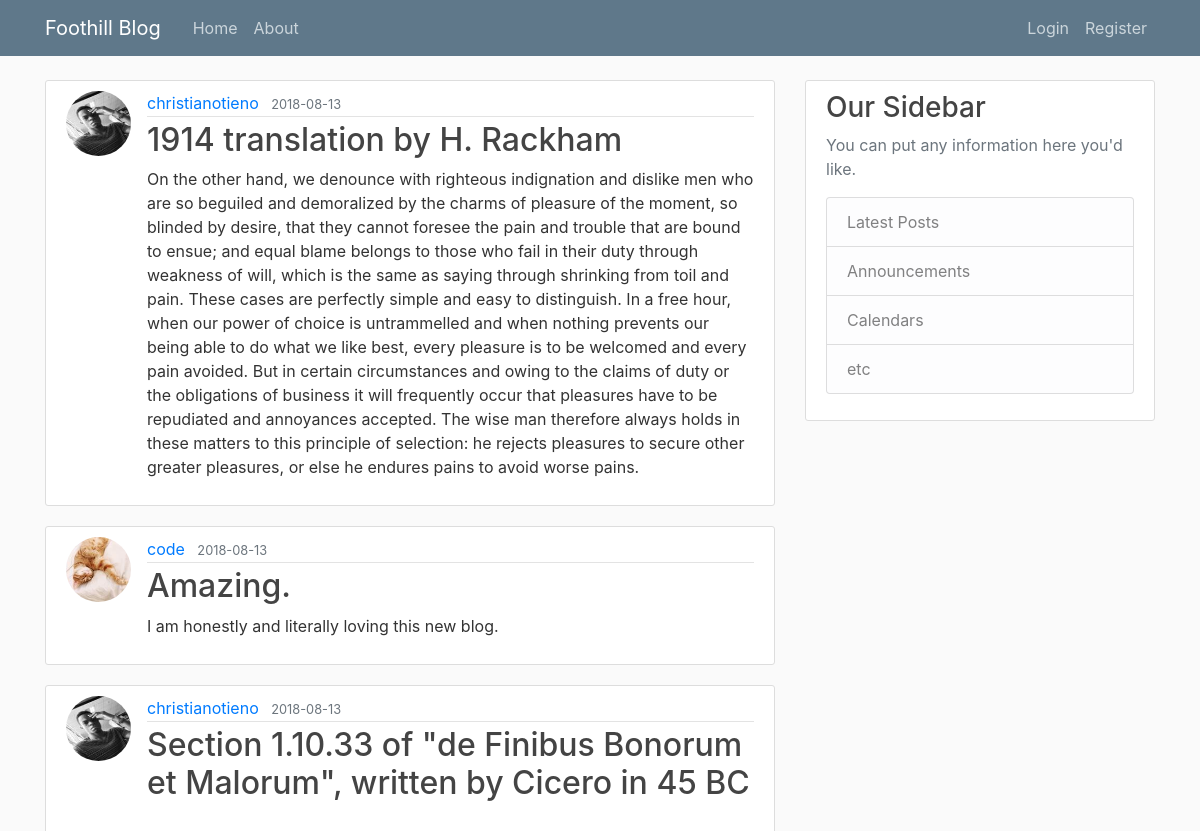
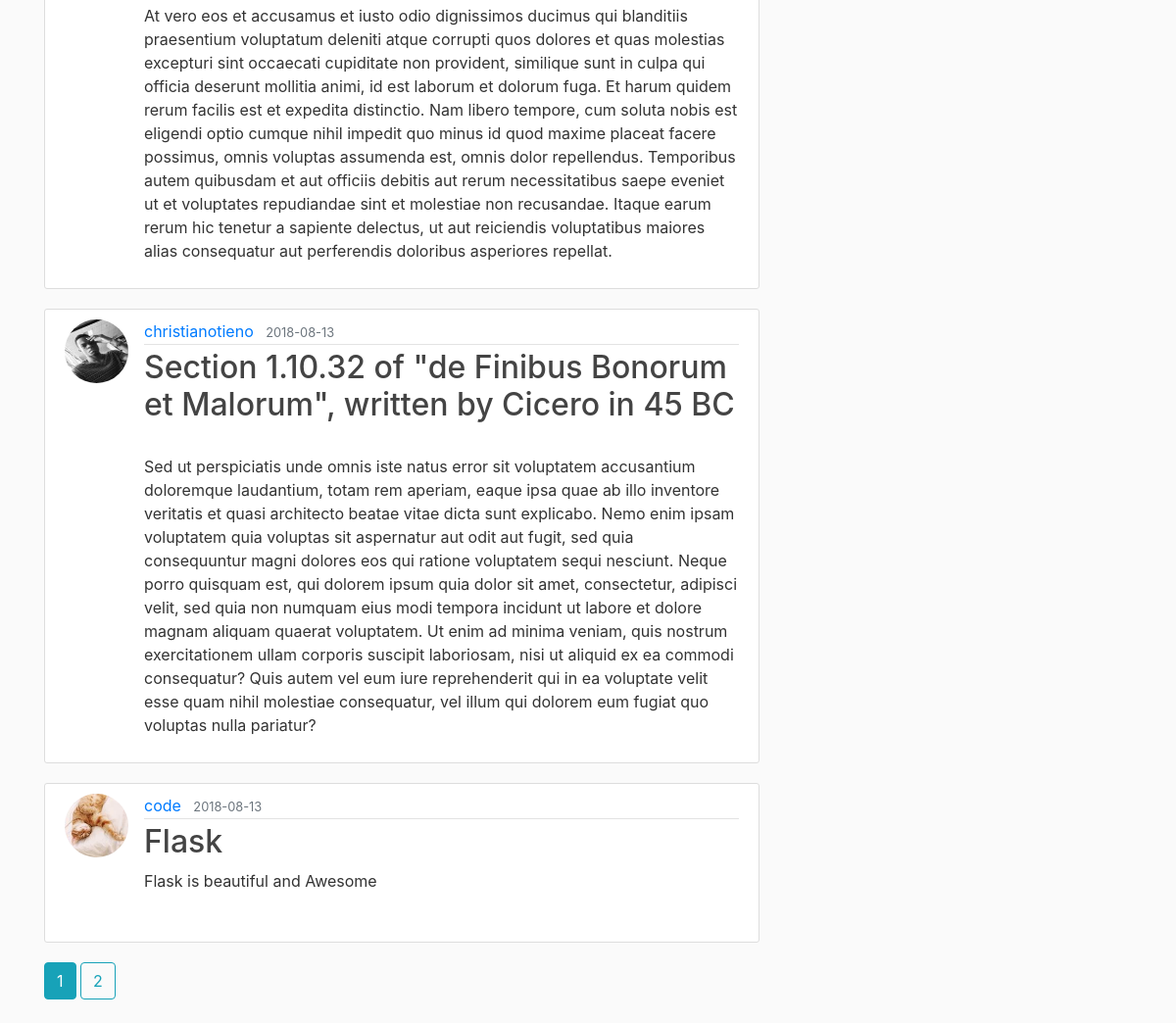
Page /home on the earlier database version (2 pictures, top to bottom).
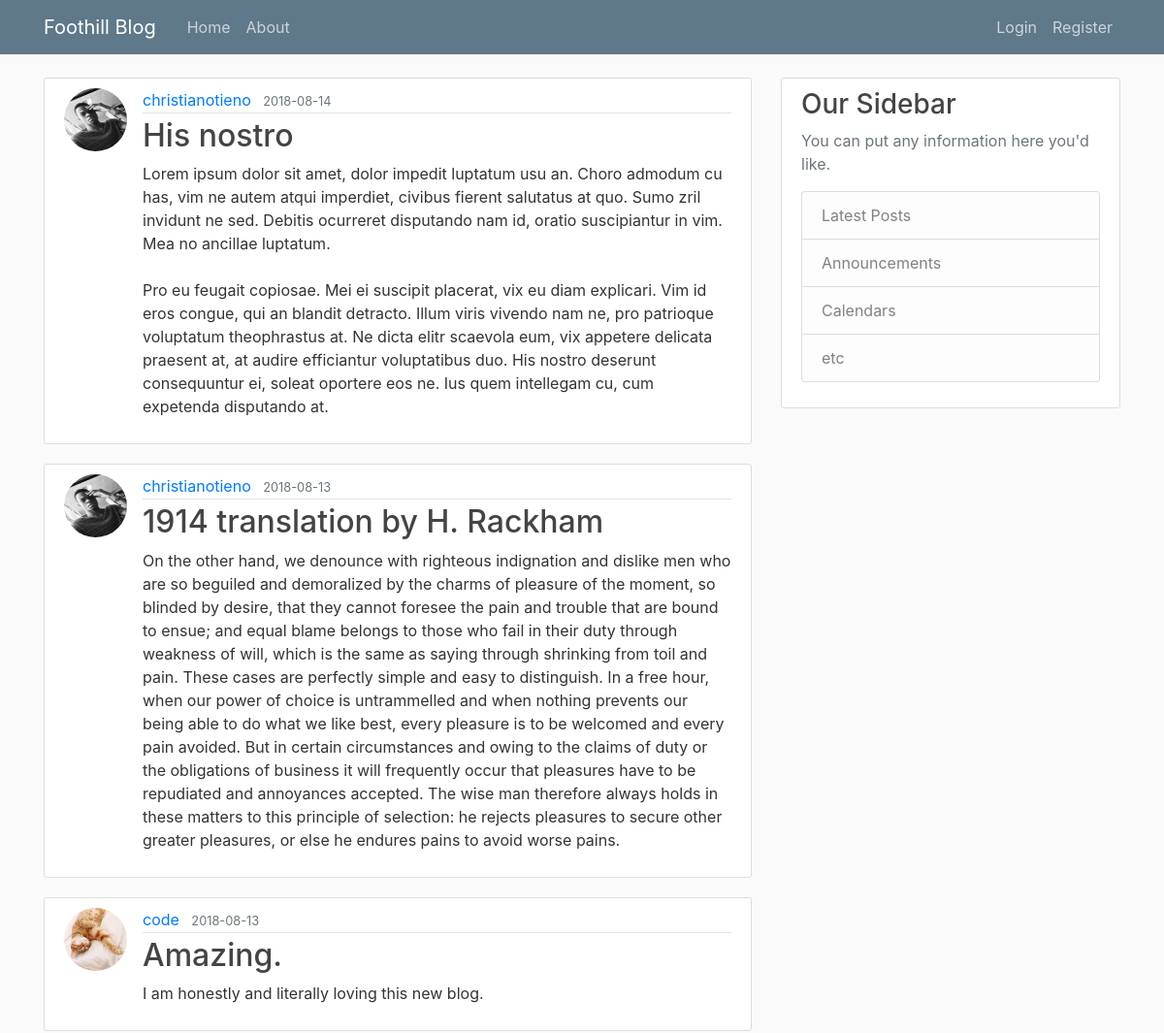
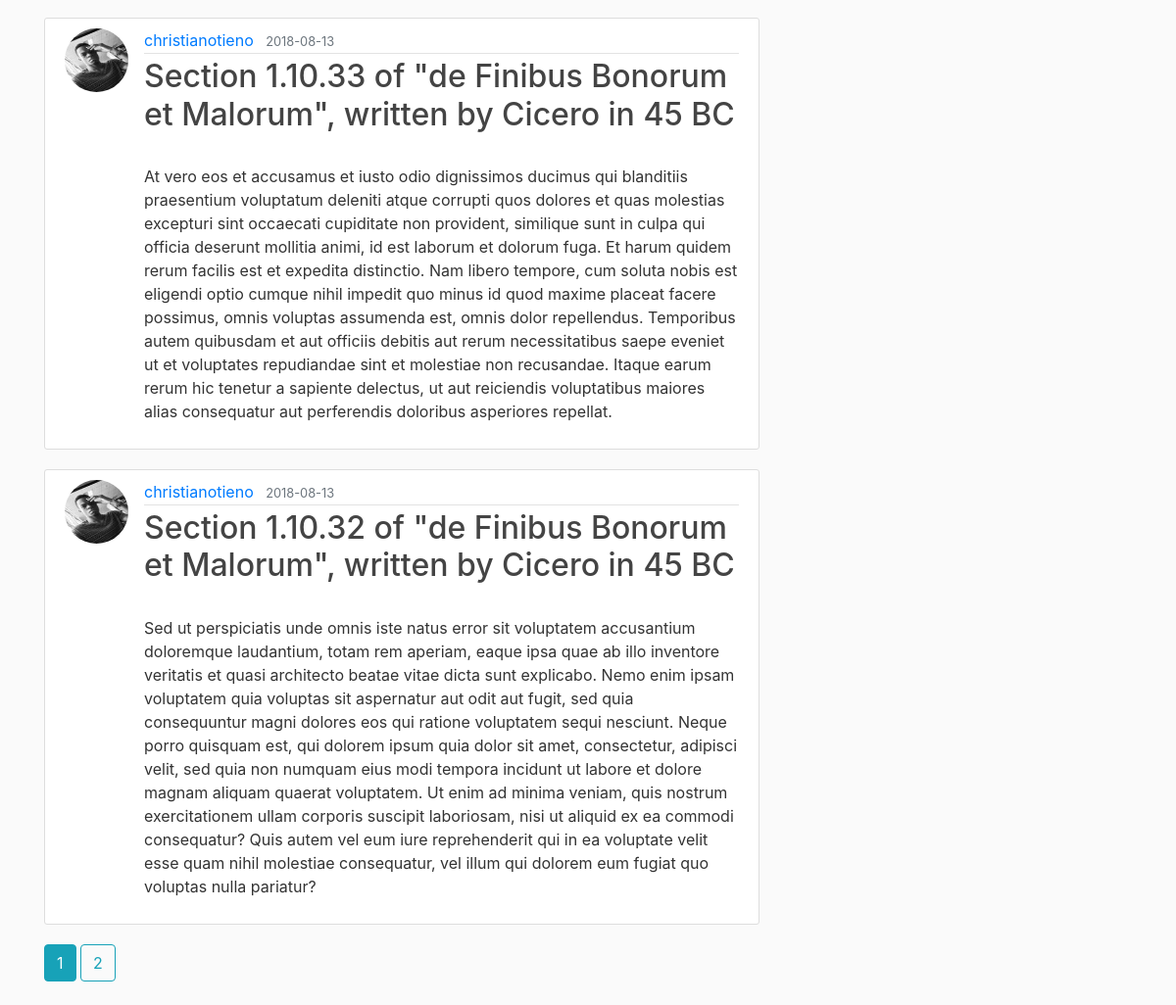
Same page on the later database version (2 pictures, top to bottom).
### blog/models.py (models this page shows, shortened)
class Post(db.Model):
    id = db.Column(db.Integer, primary_key=True)
    title = db.Column(db.String(100), nullable=False)
    DatePosted = db.Column(db.DateTime, nullable=False, default=datetime.utcnow)
    content = db.Column(db.Text, nullable=False)
    UserId = db.Column(db.Integer, db.ForeignKey('user.id'), nullable=False)

class User(db.Model, UserMixin):
    id = db.Column(db.Integer, primary_key=True)
    username = db.Column(db.String(20), unique=True, nullable=False)
    email = db.Column(db.String(120), unique=True, nullable=False)
    ImageFile = db.Column(db.String(20), nullable=False, default='default.jpg')
    password = db.Column(db.String(60), nullable=False)
    posts = db.relationship('Post', backref='author', lazy=True)

### blog/routes.py (the view)
@app.route("/")
@app.route("/home")
def home():
    page = request.args.get('page', 1, type=int)
    posts = Post.query.order_by(Post.DatePosted.desc()).paginate(page=page,per_page=5)
    return render_template('home.html', posts=posts)

### blog/templates/home.html
{% extends "layout.html" %}
{% block content %}
    {% for post in posts.items %}
        <article class="media content-section">
            <img class="rounded-circle article-img" src="{{ url_for('static', filename='ProfilePics/' + post.author.ImageFile) }}">
            <div class="media-body">
                <div class="article-metadata">
                    <a class="mr-2" href="{{ url_for('UserPosts', username=post.author.username) }}">{{ post.author.username }}</a>
                    <small class="text-muted">{{ post.DatePosted.strftime('%Y-%m-%d') }}</small>
                </div>
                <h2><a class="article-title" href="{{ url_for('post', post_id=post.id) }}">{{ post.title }}</a></h2>
                <p class="article-content">{{ post.content }}</p>
            </div>
        </article>
    {% endfor %}
    {% for page_num in posts.iter_pages(left_edge=1, right_edge=1, left_current=1, right_current=2) %}
        {% if page_num %}
            {% if posts.page == page_num %}
                <a class="btn btn-info mb-4" href="{{ url_for('home', page=page_num) }}">{{ page_num }}</a>
            {% else %}
                <a class="btn btn-outline-info mb-4" href="{{ url_for('home', page=page_num) }}">{{ page_num }}</a>
            {% endif %}
        {% else %}
         ...
        {% endif %}
    {% endfor %}
{% endblock content %}

### blog/templates/layout.html (shortened to what this page needs)
<!DOCTYPE html>
<html>
<head>
    <link rel="stylesheet" href="https://maxcdn.bootstrapcdn.com/bootstrap/4.0.0/css/bootstrap.min.css">
    <link rel="stylesheet" type="text/css" href="{{ url_for('static', filename='main.css') }}">
</head>
<body>
    <header class="site-header">
        <nav class="navbar navbar-expand-md navbar-dark bg-steel fixed-top">
            <div class="container">
                <a class="navbar-brand mr-4" href="/">Foothill Blog</a>
                <div class="collapse navbar-collapse" id="navbarToggle">
                    <div class="navbar-nav mr-auto">
                        <a class="nav-item nav-link" href="{{ url_for('home') }}">Home</a>
                        <a class="nav-item nav-link" href="{{ url_for('about') }}">About</a>
                    </div>
                    <div class="navbar-nav">
                        {% if current_user.is_authenticated %}
                            <a class="nav-item nav-link" href="{{ url_for('NewPost') }}">New Post</a>
                            <a class="nav-item nav-link" href="{{ url_for('account') }}">Account</a>
                            <a class="nav-item nav-link" href="{{ url_for('logout') }}">Logout</a> {% else %}
                            <a class="nav-item nav-link" href="{{ url_for('login') }}">Login</a>
                            <a class="nav-item nav-link" href="{{ url_for('register') }}">Register</a>
                        {% endif %}
                    </div>
                </div>
            </div>
        </nav>
    </header>
    <main role="main" class="container">
        <div class="row">
            <div class="col-md-8">
                {% block content %}
                {% endblock %}
            </div>
            <div class="col-md-4">
                <div class="content-section">
                    <h3>Our Sidebar</h3>
                    <p class='text-muted'>You can put any information here you'd like.
                        <ul class="list-group">
                            <li class="list-group-item list-group-item-light">Latest Posts</li>
                            <li class="list-group-item list-group-item-light">Announcements</li>
                            <li class="list-group-item list-group-item-light">Calendars</li>
                            <li class="list-group-item list-group-item-light">etc</li>
                        </ul>
                    </p>
                </div>
            </div>
        </div>
    </main>
</body>
</html>

### blog/static/main.css (style rules this page uses)
body { background: #fafafa; color: #333333; margin-top: 5rem; }
h1, h2, h3, h4, h5, h6 { color: #444444; }
.bg-steel { background-color: #5f788a; }
.site-header .navbar-nav .nav-link { color: #cbd5db; }
.content-section { background: #ffffff; padding: 10px 20px; border: 1px solid #dddddd; border-radius: 3px; margin-bottom: 20px; }
.article-title { color: #444444; }
.article-content { white-space: pre-line; }
.article-img { height: 65px; width: 65px; margin-right: 16px; }
.article-metadata { padding-bottom: 1px; margin-bottom: 4px; border-bottom: 1px solid #e3e3e3 }

Differences in the rows shown:
no longer on this page (row unchanged): Post: author.username "code", DatePosted "2018-08-13", title "Flask", content "Flask is beautiful and Awesome"
added Post: author.username "christianotieno", DatePosted "2018-08-14", title "His nostro", content "Lorem ipsum dolor sit amet, dolor impedit luptatum usu an. Choro admodum cu has, vim ne autem atqui imperdiet, civibus fierent salutatus at quo. Sumo zril invidunt ne sed. Debitis ocurreret disputando nam id, oratio suscipiantur in vim. Mea no ancillae luptatum. Pro eu feugait copiosae. Mei ei suscipit placerat, vix eu diam explicari. Vim id eros congue, qui an blandit detracto. Illum viris vivendo nam ne, pro patrioque voluptatum theophrastus at. Ne dicta elitr scaevola eum, vix appetere delicata praesent at, at audire efficiantur voluptatibus duo. His nostro deserunt consequuntur ei, soleat oportere eos ne. Ius quem intellegam cu, cum expetenda disputando at."
